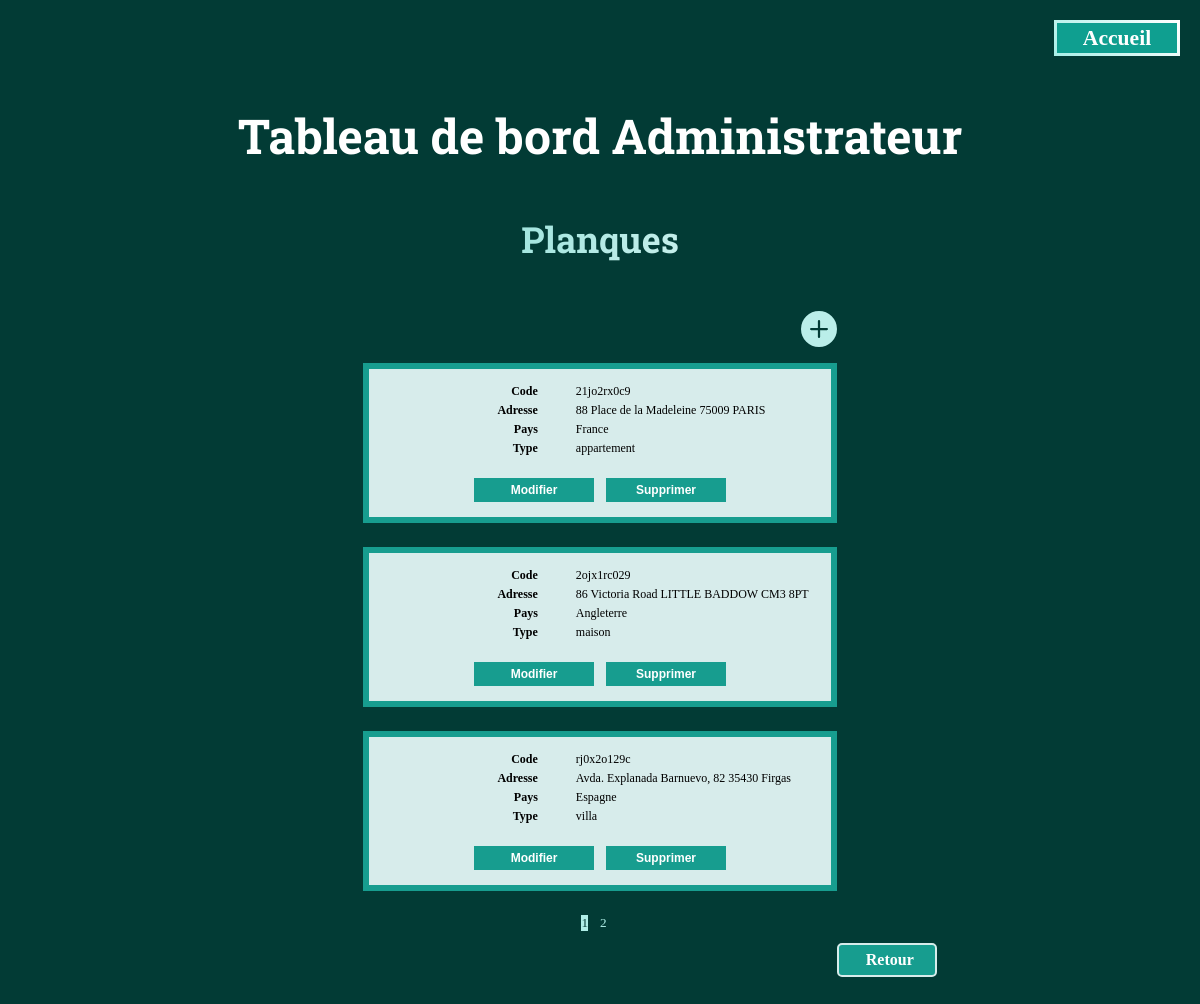
The page /app/views/edit-table/editSafeHouseTable.php (signed in) on the database its author committed.
### tables this page shows
CREATE TABLE SafeHouses
(
    id INT PRIMARY KEY NOT NULL AUTO_INCREMENT,
    code VARCHAR(10) NOT NULL UNIQUE,
    address VARCHAR(350) NOT NULL,
    type VARCHAR(100) NOT NULL,
    countrynationality_id INT NOT NULL,
    FOREIGN KEY (countrynationality_id) REFERENCES CountriesNationalities(id) ON DELETE CASCADE
);

CREATE TABLE CountriesNationalities 
(
    id INT PRIMARY KEY NOT NULL AUTO_INCREMENT,
    country VARCHAR(50),
    nationality VARCHAR(60)
);

### app/classes/SafeHouse.php (called while the page is built, shortened)
<?php
require_once 'CountryNationality.php';
class SafeHouse
{
    private string $code;
    private string $address;
    private string $type;
    private ?CountryNationality $country;
    private static \PDO $pdo;
    private static array $safeHouses = [];
    public function __construct(\PDO $pdo, int $id = null, string $code = '', string $address = '', string $type = '', ?CountryNationality $country = null)
    {
        self::$pdo = $pdo;
        $this->code = $code;
        $this->address = $address;
        $this->country = $country;
        $this->type = $type;
        self::$safeHouses[$id] = $this;
    }
    public static function getAllSafeHousesPagination(int $page, int $perPage): array
    {
        $offset = ($page - 1) * $perPage;
        $query = "SELECT * FROM SafeHouses LIMIT :perPage OFFSET :offset";
        $stmt = self::$pdo->prepare($query);
        $stmt->bindValue(':perPage', $perPage, \PDO::PARAM_INT);
        $stmt->bindValue(':offset', $offset, \PDO::PARAM_INT);
        $stmt->execute();
        $safeHousesData = $stmt->fetchAll(\PDO::FETCH_ASSOC);
        $safeHouses = [];
        foreach ($safeHousesData as $safeHouseData) {
            $id = $safeHouseData['id'];
            $code = $safeHouseData['code'];
            $address = $safeHouseData['address'];
            $type = $safeHouseData['type'];
            $countryId = $safeHouseData['countrynationality_id'];
            $countryNationalityObj = new CountryNationality(self::$pdo);
            $country = $countryNationalityObj::getCountryNationalityById($countryId);
            if (!isset(self::$safeHouses[$id])) {
                $safeHouse = new SafeHouse(self::$pdo, $id, $code, $address, $type, $country);
                self::$safeHouses[$id] = $safeHouse;
            }
            $safeHouses[] = self::$safeHouses[$id];
        }
        return $safeHouses;
    }
    public static function countSafeHouses(): int
    {
        $query = "SELECT COUNT(*) AS total FROM SafeHouses";
        $stmt = self::$pdo->prepare($query);
        $stmt->execute();
        $result = $stmt->fetch(\PDO::FETCH_ASSOC);
        return (int) $result['total'];
    }
    public function getCode(): string
    {
        return $this->code;
    }
    public function getAddress(): string
    {
        return $this->address;
    }
    public function getType(): string
    {
        return $this->type;
    }
    public function getCountry(): ?CountryNationality
{
    return $this->country;
}
}

### app/classes/CountryNationality.php (called while the page is built, shortened)
<?php
class CountryNationality
{
    private string $country;
    private static \PDO $pdo;
    public function __construct($pdo, int $id = null, string $country = '', string $nationality = '')
    {
        self::$pdo = $pdo;
        $this->country = $country;
    }
    public static function getCountryNationalityById(int $id)
    {
        $query = "SELECT * FROM CountriesNationalities WHERE id = :id";
        $stmt = self::$pdo->prepare($query);
        $stmt->execute(['id' => $id]);
        $data = $stmt->fetch(\PDO::FETCH_ASSOC);
        $id = $data['id'];
        $country = $data['country'];
        $nationality = $data['nationality'];
        if ($data) {
            $countriesNationality = new CountryNationality(self::$pdo, $id, $country, $nationality);
            return $countriesNationality;
        }
        return null;
    }
    public function getCountry(): string
    {
        return $this->country;
    }
}

### app/views/edit-table/editSafeHouseTable.php (the view, shortened to what this page needs)
<?php
include_once "../../classes/SafeHouse.php";
include_once "../../classes/CountryNationality.php";
$safeHouseObj = new SafeHouse($pdo);
$page = isset($_GET['page']) ? $_GET['page'] : 1;
$perPage = 3;
$totalItems = $safeHouseObj::countSafeHouses();
$totalPages = ceil($totalItems / $perPage);
$safeHouses = $safeHouseObj::getAllSafeHousesPagination($page, $perPage);
?>
<!DOCTYPE html>
<html lang="fr">
<head>
    <link rel="stylesheet" href="../../../public/css/dashboard.css">
</head>
<body>
    <header id="dashboardHeader">
        <div id="homeBtn">
            <a href="../home.php" id="homeBtnLink">Accueil</a>
        </div>
    </header>
    <h1>Tableau de bord Administrateur</h1>
    <h2>Planques</h2>
    <?php if (isset($_SESSION['admin']) && $_SESSION['admin'] === true) : ?>
        <div class="plusItem">
            <a href="../dashboardCreate.php" class="plusLink">
                <svg xmlns="http://www.w3.org/2000/svg" width="3vw" height="3vw" fill="rgb(186, 238, 233)" class="bi bi-plus-circle-fill" viewBox="0 0 16 16">
                    <path d="M16 8A8 8 0 1 1 0 8a8 8 0 0 1 16 0zM8.5 4.5a.5.5 0 0 0-1 0v3h-3a.5.5 0 0 0 0 1h3v3a.5.5 0 0 0 1 0v-3h3a.5.5 0 0 0 0-1h-3v-3z"/>
                </svg>
            </a>
        </div>
        <?php foreach($safeHouses as $safeHouse) { ?>
        <form method="POST" action="../../controllers/updateControllers/updateSafeHouseController.php" class="editForm">
            <table class="editTable editTables">
                <tr>
                    <th scope="row" class="thTable">Code</th>
                    <td class="tdTable">
                        <span id="safeHouseCode" class="tdContent"><?php echo $safeHouse->getCode(); ?></span>
                    </td>
                </tr>
                <tr>
                    <th scope="row" class="thTable">Adresse</th>
                    <td class="tdTable">
                        <span id="safeHouseAddress" class="tdContent"><?php echo $safeHouse->getAddress(); ?></span>
                    </td>
                </tr>
                <tr>
                    <th scope="row" class="thTable">Pays</th>
                    <td class="tdTable">
                        <span id="safeHouseCountry" class="tdContent"><?php echo $safeHouse->getCountry()->getCountry(); ?></span>
                    </td>
                </tr>
                <tr>
                    <th scope="row" class="thTable">Type</th>
                    <td class="tdTable">
                        <span id="safeHouseType" class="tdContent"><?php echo $safeHouse->getType(); ?></span>
                    </td>
                </tr>
                <tr>
                    <td class="tbTable" colspan="2">
                        <div class="buttonsContainer">
                            <button class="button editButton" type="button" onClick="toggleEdit(this)">Modifier</button>
                            <button class="button deleteButton" type="button" data-url="../../controllers/deleteControllers/deleteSafeHouseController.php">Supprimer</button>
                        </div>
                    </td>
                </tr>
            </table>
        </form>
    <?php } endif; ?>
    <div class="pagination">
        <?php
        $currentPage = isset($_GET['page']) ? $_GET['page'] : 1;
        for ($i = 1; $i <= $totalPages; $i++) {
            $activeClass = ($currentPage == $i) ? 'active' : '';
        ?>
            <a href="?page=<?php echo $i; ?>" class="paginationLink <?php echo $activeClass; ?>"><?php echo $i; ?></a>
        <?php } ?>
    </div>
    <div class="backButtonContainer">
        <a href="../../views/dashboardEdit.php" class="backButton">
            Retour
        </a>
    </div>
</body>
</html>

### public/css/dashboard.css (style rules this page uses)
body { background-color: rgb(2, 59, 53); }
#dashboardHeader { height: 5vw; margin: 0; padding: 0; width: 100%; display: flex; flex-direction: row; justify-content: end; align-items: center; }
#homeBtn { display: flex; align-items: center; justify-content: center; width: 10vw; height: 2.5vw; font-size: 1.8vw; background: rgb(15, 159, 144); border-style: solid; border-width: 0.3vw; border-image: linear-gradient(45deg, rgb(170, 239, 232), white) 1; margin-right: 1vw; }
#homeBtnLink { color: white; font-weight: bold; text-decoration: none; }
h1, h2 { display: flex; justify-content: center; margin-bottom: 4vw; margin-top: 3%; font-family: 'Roboto Slab', serif; color: white; }
h1 { font-size: 4vw; }
h2 { font-size: 3vw; background: linear-gradient(120deg,rgb(54, 199, 185) 0%,white 80%); background-clip: border-box; -webkit-background-clip: text; -webkit-text-fill-color: transparent; }
.plusLink { margin-left: 67%; }
.newDatasForm, .editTable, .editMissionTable { border: 0.5vw solid rgb(23, 157, 143); background-color: rgb(215, 236, 235); padding: 1vw; margin: auto; margin-top: 1vw; margin-bottom: 2vw; font-size: 1vw; }
.editTables { width: 40%; }
.thTable, .thMissionTable { text-align: right; padding-right: 1.5vw; }
.thTable { width: 40%; }
.tdTable { padding-left: 1.5vw; }
.button { width: 10vw; height: 2vw; font-size: 1vw; background-color: rgb(23, 157, 143); color: white; border: 1px solid rgb(23, 157, 143); font-weight: bold; cursor: pointer; margin-top: 1.5vw; }
.buttonsContainer { display: flex; justify-content: center; }
.editButton { margin-right: 0.5vw; }
.deleteButton { margin-left: 0.5vw; }
.pagination { width: 100%; display:flex; justify-content: center; }
.paginationLink { margin-right: 1vw; text-decoration: none; font-size: 1.1vw; }
.paginationLink:link { color: rgb(175, 238, 231); }
.paginationLink.active { background: rgb(175, 238, 231); color: rgb(2, 59, 53); }
.backButtonContainer { cursor: pointer; margin-left: 70%; margin-bottom: 3vw; margin-top: 1vw; display: flex; align-items: center; justify-content: center; text-align: center; width: 8vw; height: 2.5vw; background-color: rgb(23, 157, 143); border: 0.2vw solid rgb(215, 236, 235); border-radius: 5px; }
.backButton { color: white; font-weight: bold; margin-left: 0.5vw; text-decoration: none; display: flex; align-items: center; justify-content: center; }

### rows shown on the page
safehouses: code "21jo2rx0c9", address "88 Place de la Madeleine 75009 PARIS", countrynationality.country "France", type "appartement"
safehouses: code "2ojx1rc029", address "86 Victoria Road LITTLE BADDOW CM3 8PT", countrynationality.country "Angleterre", type "maison"
safehouses: code "rj0x2o129c", address "Avda. Explanada Barnuevo, 82 35430 Firgas", countrynationality.country "Espagne", type "villa"
